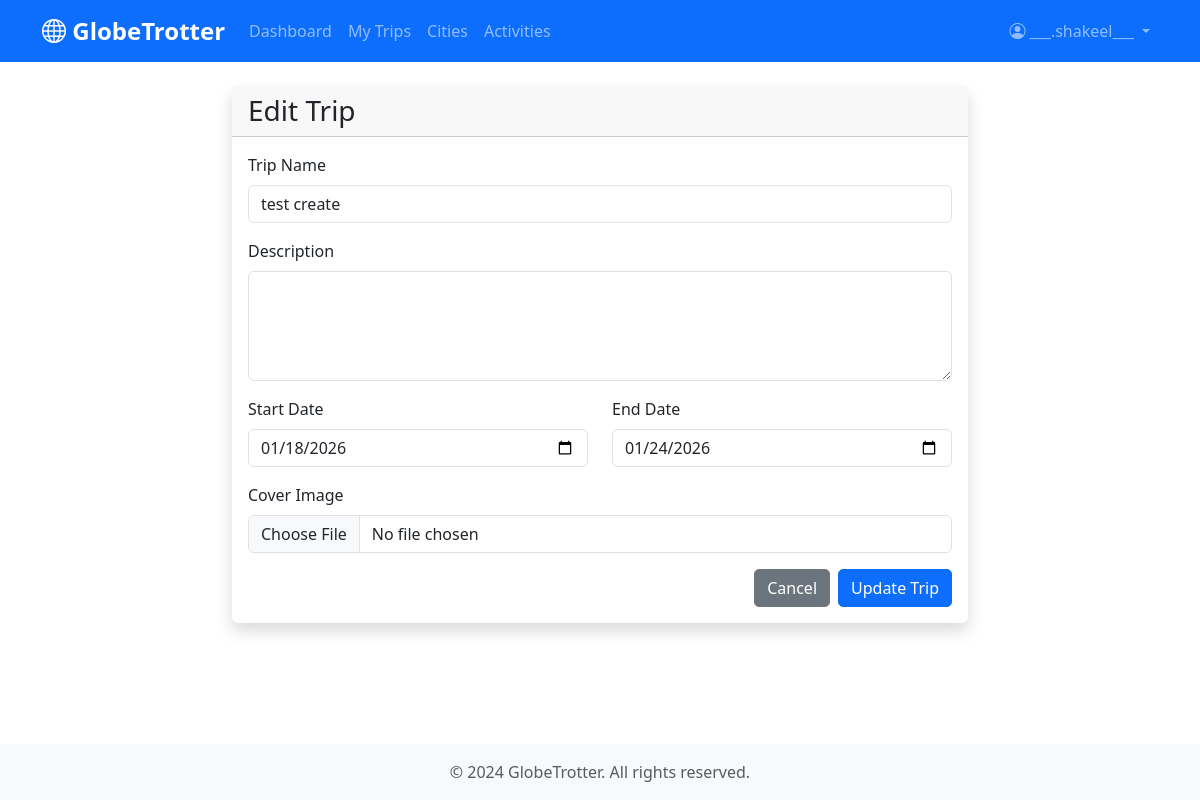
The page /trips/3/edit (signed in) on the database its author committed.
### app/models.py (models this page shows, shortened)
class User(UserMixin, db.Model):
    __tablename__ = 'users'
    id = db.Column(db.Integer, primary_key=True)
    email = db.Column(db.String(120), unique=True, nullable=False, index=True)
    username = db.Column(db.String(80), unique=True, nullable=False)
    password_hash = db.Column(db.String(255), nullable=False)
    full_name = db.Column(db.String(100))
    avatar_url = db.Column(db.String(255))
    role = db.Column(db.String(20), default='User', nullable=False)
    language_preference = db.Column(db.String(10), default='en')
    created_at = db.Column(db.DateTime, default=datetime.utcnow)
    updated_at = db.Column(db.DateTime, default=datetime.utcnow, onupdate=datetime.utcnow)
    trips = db.relationship('Trip', backref='user', lazy='dynamic', cascade='all, delete-orphan')
    saved_destinations = db.relationship('SavedDestination', backref='user', lazy='dynamic', cascade='all, delete-orphan')
    def is_admin(self):
        return self.role == 'Admin'

class Trip(db.Model):
    __tablename__ = 'trips'
    id = db.Column(db.Integer, primary_key=True)
    user_id = db.Column(db.Integer, db.ForeignKey('users.id', ondelete='CASCADE'), nullable=False)
    name = db.Column(db.String(200), nullable=False)
    description = db.Column(db.Text)
    start_date = db.Column(db.Date, nullable=False)
    end_date = db.Column(db.Date, nullable=False)
    cover_image_url = db.Column(db.String(255))
    created_at = db.Column(db.DateTime, default=datetime.utcnow)
    updated_at = db.Column(db.DateTime, default=datetime.utcnow, onupdate=datetime.utcnow)
    trip_stops = db.relationship('TripStop', backref='trip', lazy='dynamic', cascade='all, delete-orphan', order_by='TripStop.order_index')
    budget = db.relationship('Budget', backref='trip', uselist=False, cascade='all, delete-orphan')
    shared_links = db.relationship('SharedLink', backref='trip', lazy='dynamic', cascade='all, delete-orphan')

### app/routes/trips.py (the view, shortened to what this page needs)
@bp.route('/<int:id>/edit', methods=['GET', 'POST'])
@login_required
def edit(id):
    trip = Trip.query.get_or_404(id)
    if trip.user_id != current_user.id:
        flash('You do not have permission to edit this trip.', 'danger')
        return redirect(url_for('trips.list'))
    form = TripForm(obj=trip)
    return render_template('trips/edit.html', form=form, trip=trip)

### app/forms.py (shortened to what this page needs)
class TripForm(FlaskForm):
    name = StringField('Trip Name', validators=[DataRequired(), Length(max=200)])
    description = TextAreaField('Description', validators=[Optional()])
    start_date = DateField('Start Date', validators=[DataRequired()])
    end_date = DateField('End Date', validators=[DataRequired()])
    cover_image = FileField('Cover Image', validators=[Optional(), FileAllowed(['jpg', 'jpeg', 'png', 'gif', 'webp'], 'Images only!')])

### app/__init__.py (called while the page is built)
@login_manager.user_loader
def load_user(user_id):
    return User.query.get(int(user_id))

### app/templates/trips/edit.html (shortened to what this page needs)
{% extends "base.html" %}
{% block content %}
<div class="row justify-content-center">
    <div class="col-md-8">
        <div class="card shadow">
            <div class="card-header">
                <h3 class="mb-0">Edit Trip</h3>
            </div>
            <div class="card-body">
                <form method="POST" enctype="multipart/form-data">
                    <div class="mb-3">
                        {{ form.name.label(class="form-label") }}
                        {{ form.name(class="form-control" + (" is-invalid" if form.name.errors else "")) }}
                    </div>
                    <div class="mb-3">
                        {{ form.description.label(class="form-label") }}
                        {{ form.description(class="form-control", rows="4") }}
                    </div>
                    <div class="row">
                        <div class="col-md-6 mb-3">
                            {{ form.start_date.label(class="form-label") }}
                            {{ form.start_date(class="form-control", type="date" + (" is-invalid" if form.start_date.errors else "")) }}
                        </div>
                        <div class="col-md-6 mb-3">
                            {{ form.end_date.label(class="form-label") }}
                            {{ form.end_date(class="form-control", type="date" + (" is-invalid" if form.end_date.errors else "")) }}
                        </div>
                    </div>
                    <div class="mb-3">
                        {{ form.cover_image.label(class="form-label") }}
                        {{ form.cover_image(class="form-control") }}
                    </div>
                    <div class="d-grid gap-2 d-md-flex justify-content-md-end">
                        <a href="{{ url_for('trips.view', id=trip.id) }}" class="btn btn-secondary">Cancel</a>
                        <button type="submit" class="btn btn-primary">Update Trip</button>
                    </div>
                </form>
            </div>
        </div>
    </div>
</div>
{% endblock %}

### app/templates/base.html (shortened to what this page needs)
<!DOCTYPE html>
<html lang="en">
<head>
    <link href="https://cdn.jsdelivr.net/npm/bootstrap@5.3.0/dist/css/bootstrap.min.css" rel="stylesheet">
    <link rel="stylesheet" href="https://cdn.jsdelivr.net/npm/bootstrap-icons@1.10.0/font/bootstrap-icons.css">
    <link rel="stylesheet" href="{{ url_for('static', filename='css/style.css') }}">
</head>
<body>
    <nav class="navbar navbar-expand-lg navbar-dark bg-primary">
        <div class="container">
            <a class="navbar-brand" href="{{ url_for('dashboard.index') }}">
                <i class="bi bi-globe"></i> GlobeTrotter
            </a>
            <div class="collapse navbar-collapse" id="navbarNav">
                <ul class="navbar-nav me-auto">
                    <li class="nav-item">
                        <a class="nav-link" href="{{ url_for('dashboard.index') }}">Dashboard</a>
                    </li>
                    <li class="nav-item">
                        <a class="nav-link" href="{{ url_for('trips.list') }}">My Trips</a>
                    </li>
                    <li class="nav-item">
                        <a class="nav-link" href="{{ url_for('cities.search') }}">Cities</a>
                    </li>
                    <li class="nav-item">
                        <a class="nav-link" href="{{ url_for('activities.search') }}">Activities</a>
                    </li>
                </ul>
                <ul class="navbar-nav">
                    {% if current_user.is_authenticated %}
                    <li class="nav-item dropdown">
                        <a class="nav-link dropdown-toggle" href="#" id="navbarDropdown" role="button" data-bs-toggle="dropdown">
                            {% if current_user.avatar_url %}
                            <img src="{{ current_user.avatar_url }}" alt="Avatar" class="rounded-circle me-1" style="width: 24px; height: 24px;">
                            {% else %}
                            <i class="bi bi-person-circle"></i>
                            {% endif %}
                            {{ current_user.username }}
                        </a>
                    </li>
                    {% endif %}
                </ul>
            </div>
        </div>
    </nav>
    <main class="container my-4">
        {% block content %}{% endblock %}
    </main>
    <footer class="bg-light text-center py-3 mt-5">
        <div class="container">
            <p class="text-muted mb-0">&copy; 2024 GlobeTrotter. All rights reserved.</p>
        </div>
    </footer>
</body>
</html>

### app/static/css/style.css (style rules this page uses)
:root { --primary-color: #0d6efd; --secondary-color: #6c757d; --success-color: #198754; --danger-color: #dc3545; --warning-color: #ffc107; --info-color: #0dcaf0; }
body { font-family: 'Segoe UI', Tahoma, Geneva, Verdana, sans-serif; min-height: 100vh; display: flex; flex-direction: column; }
main { flex: 1; }
.navbar-brand { font-weight: bold; font-size: 1.5rem; }
.card { border: none; box-shadow: 0 2px 4px rgba(0,0,0,0.1); transition: box-shadow 0.3s ease; }
.btn { border-radius: 5px; transition: all 0.3s ease; }
footer { margin-top: auto; }
main { animation: fadeIn 0.3s ease-in; }

### rows shown on the page
User: username "___.shakeel___"
Trip: name "test create", start_date "01/18/2026", end_date "01/24/2026"
